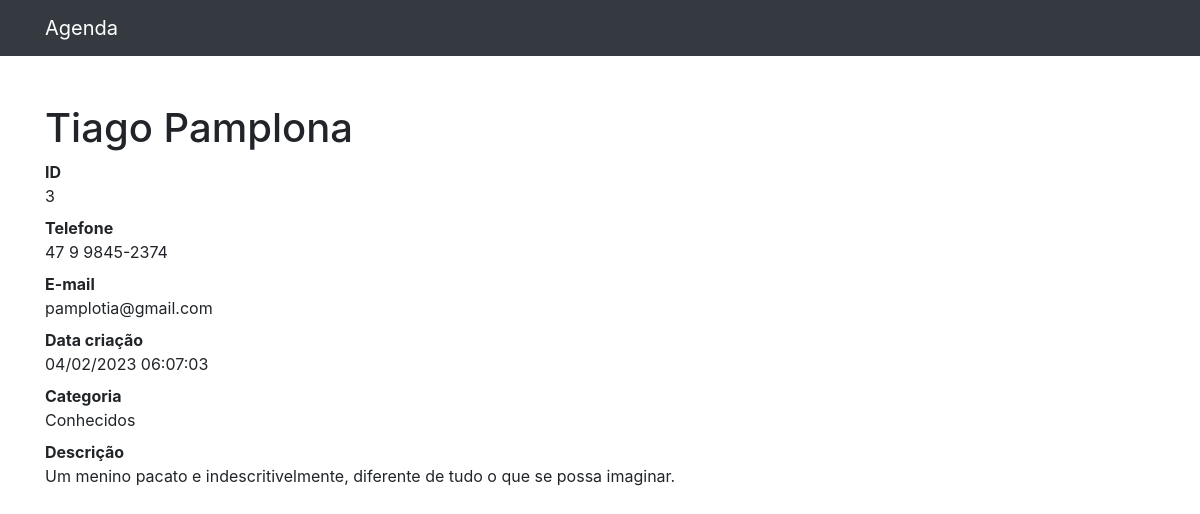
Page /3 on the committed database.
### contatos/models.py (models this page shows, shortened)
class Contato(models.Model): # Escrever models.Model é herança pois Model está herdando da classe models
    nome = models.CharField(max_length=255)
    sobrenome = models.CharField(max_length=255, blank=True)
    telefone = models.CharField(max_length=255)
    email = models.CharField(max_length=255, blank=True)
    data_criacao = models.DateTimeField(default=timezone.now)
    decricao = models.TextField(blank=True)
    categoria = models.ForeignKey(Categoria, on_delete=models.DO_NOTHING)
    mostrar = models.BooleanField(default = True)

class Categoria(models.Model):
    nome = models.CharField(max_length=255)
    def __str__(self):
        return self.nome

### contatos/views.py (the view)
# urls.py: path('<int:contato_id>', views.olhar_contato, name='olhar_contato'),
def olhar_contato(request, contato_id):
    contatos = get_object_or_404(Contato,id=contato_id)
    if not contatos.mostrar:
        raise Http404()
    return render(request, 'contatos/olhar_contato.html', {
        'contato': contatos
    })

### contatos/templates/contatos/olhar_contato.html
{% extends 'base.html' %}
{% block conteudo %}
<h1 class="mt-5">{{contato.nome}} {{contato.sobrenome}}</h1>
<dl>
  <dt>ID</dt>
  <dd>{{ contato.id }}</dd>
  <dt>Telefone</dt>
  <dd>{{ contato.telefone }}</dd>
  <dt>E-mail</dt>
  <dd>{{ contato.email }}</dd>
  <dt>Data criação</dt>
  <dd>{{ contato.data_criacao| date:'d/m/Y H:i:s' }}</dd>
  <dt>Categoria</dt>
  <dd>{{ contato.categoria }}</dd>
  <dt>Descrição</dt>
  <dd>{{ contato.decricao }}</dd>
</dl>
{%endblock%}

### rows in the picture
Contato: nome "Tiago", sobrenome "Pamplona", id "3", telefone "47 9 9845-2374", email "pamplotia@gmail.com", data_criacao "04/02/2023 06:07:03", categoria "Conhecidos", decricao "Um menino pacato e indescritivelmente, diferente de tudo o que se possa imaginar."
